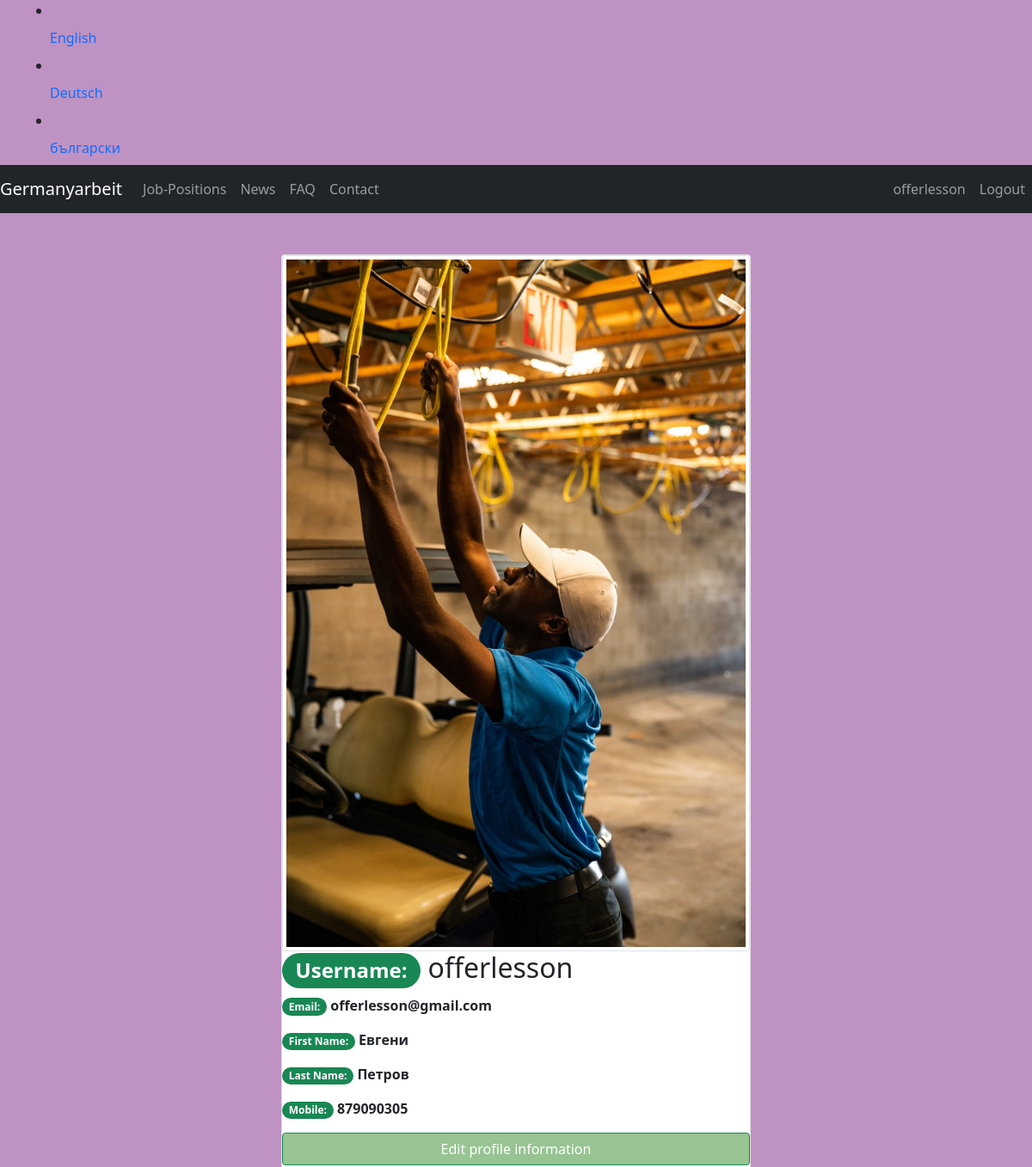
Page /accounts/profile/ (signed in, upper part) on the earlier database version.
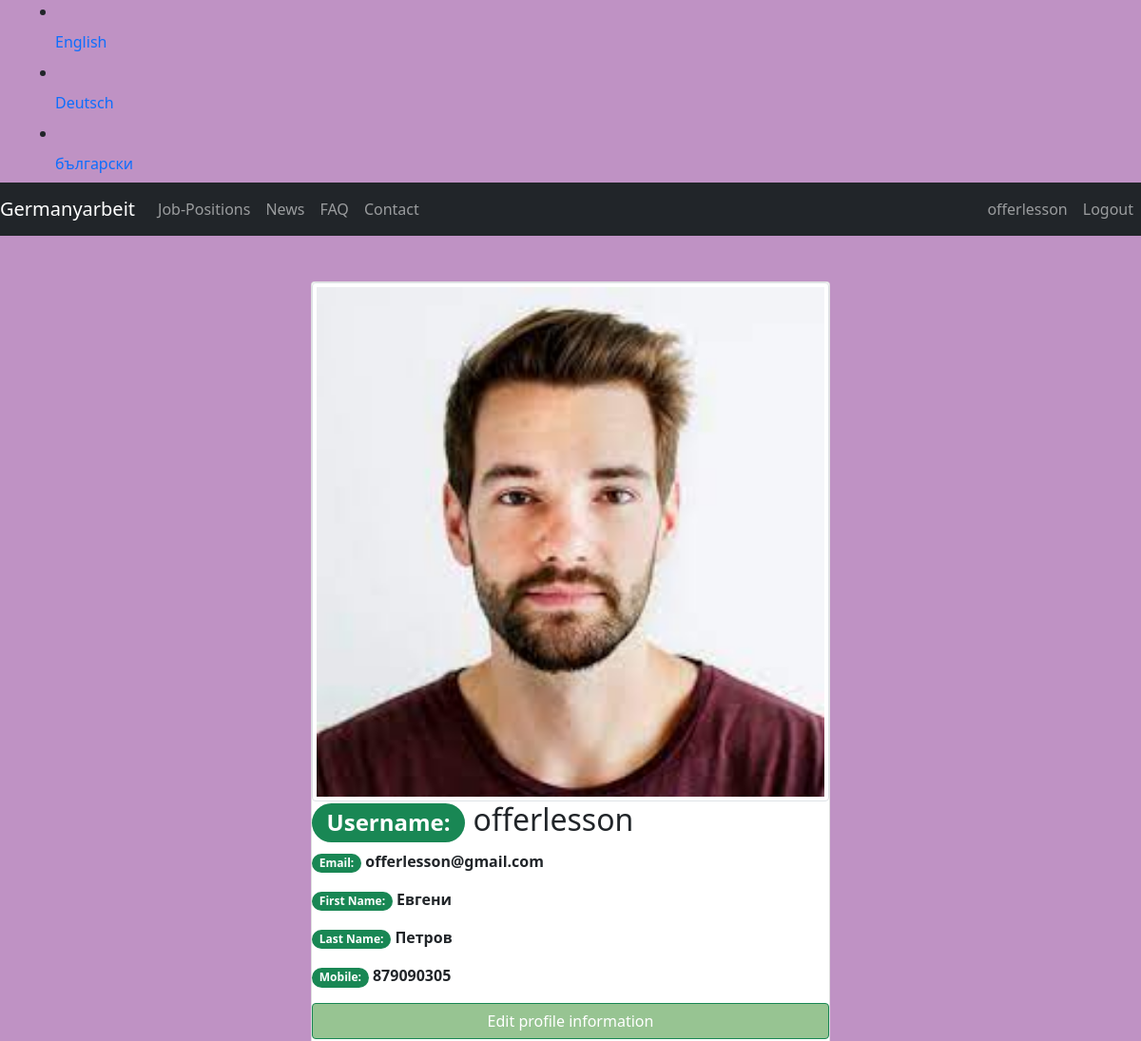
Same page on the later database version.
### costumeuser/models.py (models this page shows, shortened)
class User(AbstractUser):
    is_worker = models.BooleanField(default=False)
    is_company = models.BooleanField(default=False)

class Worker(models.Model):
    user = models.OneToOneField(User, on_delete=models.CASCADE, primary_key=True, related_name="worker")
    image = models.ImageField(default="default.jpeg", upload_to='profile_pics')
    first_name = models.CharField(max_length=50)
    last_name = models.CharField(max_length=50)
    phone = models.CharField(max_length=20)

### costumeuser/views.py (the view)
# urls.py: path("profile/", views.profile, name="profile"),
@login_required
def profile(request):
    user = request.user
    return render(request, "account/profile.html", {'user': user})

### templates/account/profile.html (shortened to what this page needs)
{% extends "base.html" %}
{% load i18n %}
{% load static %}
{% block content %}
<br>
<br>
<div class="container">
    <div class="row justify-content-center">
        <div class="col-sm-12 col-md-6 col-lg-6">
            <div class="card">
            {% if user.is_authenticated and user.is_worker %}
                <img class="img-thumbnail" src="{{ user.worker.image.url }}">
                <div class="info">
                    <h2><span class="badge rounded-pill bg-success">Username:</span> {{ user.username }}</h2>
                    <p class="text-scondary"><b><span class="badge rounded-pill bg-success">Email:</span> {{ user.email }}</b></p>
                    <p class="text-scondary"><b><span class="badge rounded-pill bg-success">First Name:</span> {{ user.worker.first_name }}</b></p>
                    <p class="text-scondary"><b><span class="badge rounded-pill bg-success">Last Name:</span> {{ user.worker.last_name }}</b></p>
                    <p class="text-scondary"><b><span class="badge rounded-pill bg-success">Mobile:</span> {{ user.worker.phone }}</b></p>
                </div>
                <a class="btn btn-success" style="text-decoration: none; color:white; font-weight:20" href="{% url 'worker_profile_edit' user.id %}">Edit profile information</a>
                <br>
                <br />
                <br />
            {% else %}
                <h2>You have to be login to view this page</h2>
            {% endif %}
            </div>
        </div>
    </div>
</div>
{% endblock content %}

### templates/nav.html (shortened to what this page needs)
{% load i18n %}
{% load static %}
<nav class="navbar navbar-expand-lg navbar-dark bg-dark">
  <a class="navbar-brand" href="{% url 'home' %}"><img/>Germanyarbeit</a>
  <div class="collapse navbar-collapse justify-content-between" id="navbarNav">
    <ul class="navbar-nav">
      <li class="nav-item">
        <a class="nav-link" href="{% url 'category' 1 %}">Job-Positions</a>
      </li>
      <li class="nav-item">
        <a class="nav-link" href="{% url 'news' %}">News</a>
      </li>
      <li class="nav-item">
        <a class="nav-link" href="{% url 'faq' %}">FAQ</a>
      </li>
      <li class="nav-item">
        <a class="nav-link" href="#">Contact</a>
      </li>
    </ul>
    <ul class="navbar-nav">
      {% if user.is_authenticated %}
      <li class="nav-item">
        <a class="nav-link" href="{% url 'profile' %}">{{ user.username }}</a>
      </li>
      <li class="nav-item">
        <a class="nav-link" href="{% url 'account_logout' %}">Logout</a>
      </li>
      {% endif %}
    </ul>
  </div>
</nav>

Differences in the rows shown:
changed User "offerlesson": worker.image: a different picture
